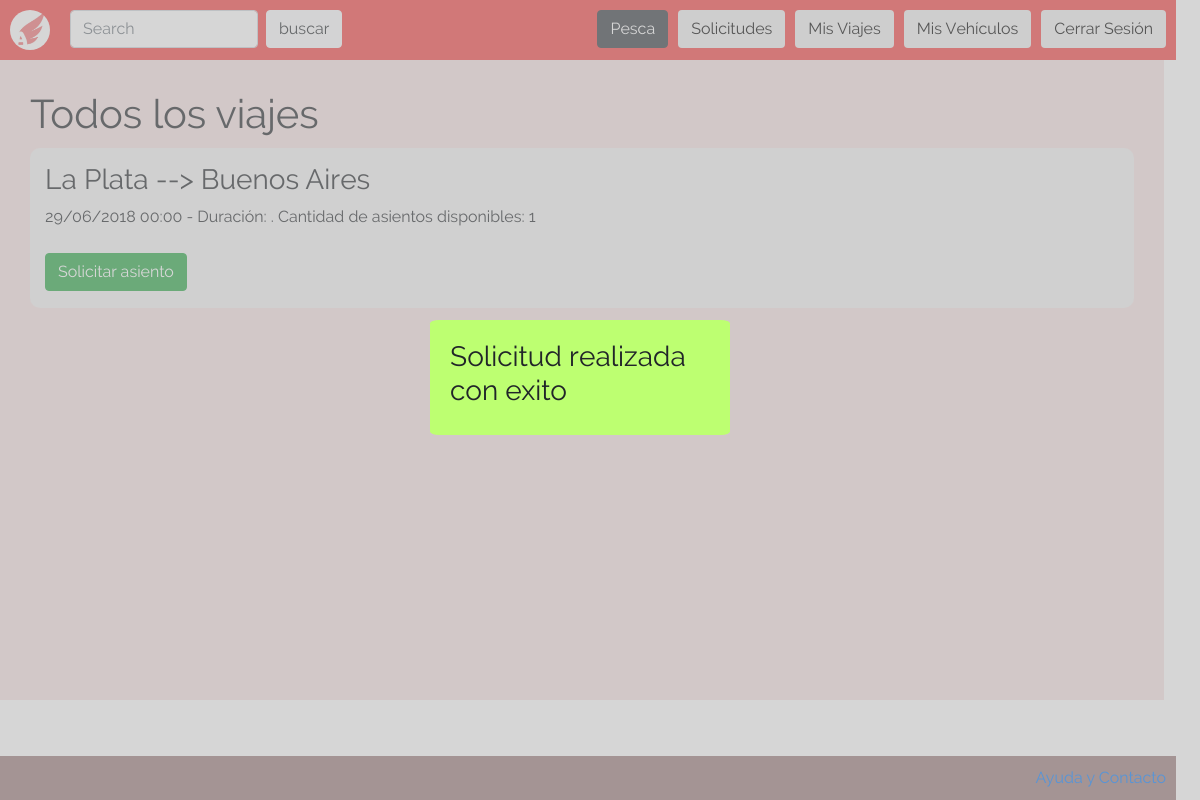
Page /vistas/listar_todos_los_viajes.php?sol_success (signed in) on the earlier database version.
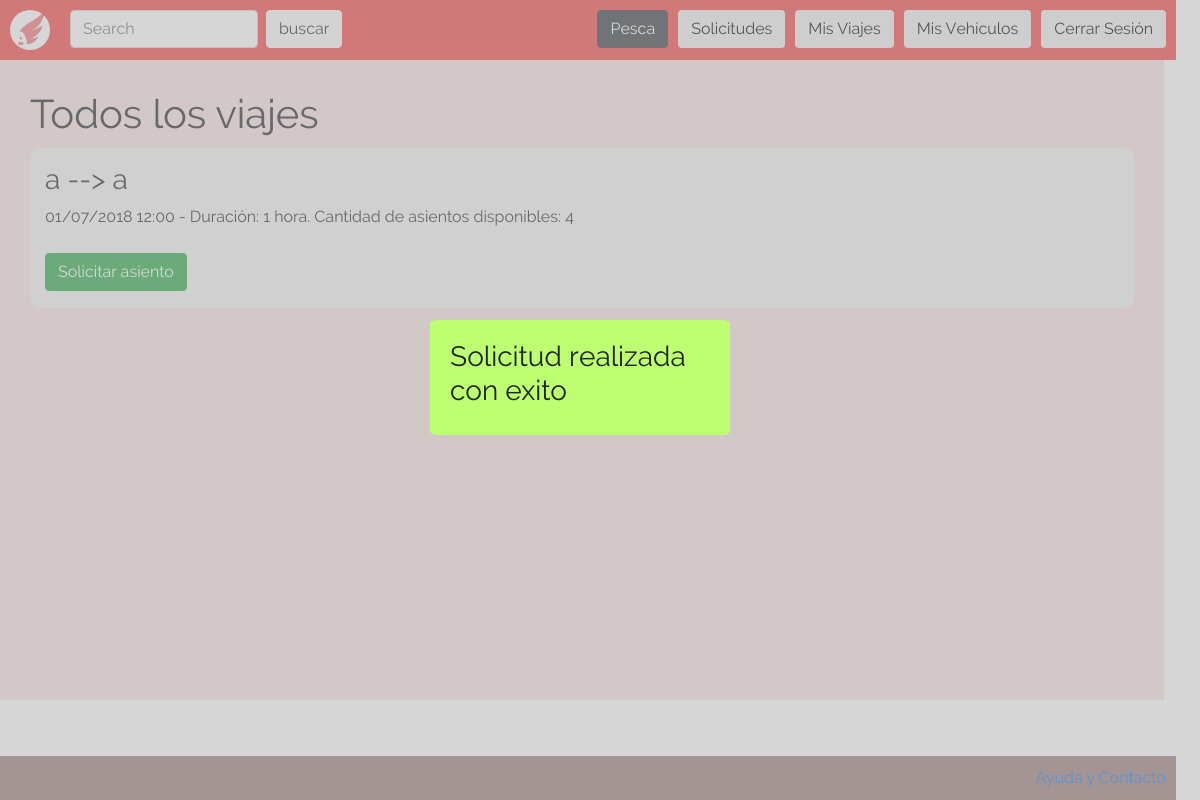
Same page on the later database version.
### tables this page shows
CREATE TABLE `viajes` (
  `id_viaje` int(11) NOT NULL,
  `id_usuario` int(11) NOT NULL,
  `patente` varchar(10) NOT NULL,
  `origen` text NOT NULL,
  `destino` text NOT NULL,
  `duracion` decimal(10,5) NOT NULL,
  `fecha_hora` datetime NOT NULL,
  `descripcion` text NOT NULL,
  `tipo` text NOT NULL,
  `costo` decimal(10,5) NOT NULL,
  `tarjeta` bigint(20) NOT NULL
);

CREATE TABLE `vehiculo` (
  `patente` varchar(10) NOT NULL,
  `id_usuario` int(11) NOT NULL,
  `marca` text NOT NULL,
  `modelo` text NOT NULL,
  `asientos` int(11) NOT NULL
);

### vistas/listar_todos_los_viajes.php (the view, shortened to what this page needs)
<!DOCTYPE html>
<html>
  <head>
    <link href="/css/bootstrap.css" rel="stylesheet" type="text/css" >
    <link href="/css/index.css" rel="stylesheet" type="text/css">
    <link href="/css/listar_vehiculos.css" rel="stylesheet" type="text/css">
  </head>
  <body>
    <?php
      include("../php/abrir_conexion.php");
      include("../php/utils.php");
      include("header.php");
    ?>
    <div id="body">
      <h1>Todos los viajes</h1>
      <?php
        $sql = "SELECT * FROM viajes WHERE id_usuario !=".$_SESSION["user_id"];
        $result = mysqli_query($conn, $sql);
        if($result){
          if($trip = mysqli_fetch_assoc($result)){
            while($trip){
      ?>
      <div class="vehicle">
        <div class="vehicle-info">
          <h3><?= $trip["origen"] ?> --> <?= $trip["destino"] ?></h3>
          <?= date("d/m/Y H:i", strtotime($trip["fecha_hora"])); ?> - Duración:
          <?php
            echo printTime($trip["duracion"]).".";
          ?>
          Cantidad de asientos disponibles: <?= availableSeats($conn, $trip["id_viaje"]) ?>
	        <br>
          <br>
	        <form class="" action="/php/verificar_disponibilidad.php" method="post">
            <button class="btn btn-success" name="">Solicitar asiento</button>
          </form>
        </div>
      </div>
      <?php
              $trip = mysqli_fetch_assoc($result);
            }
          } else {
            echo "<h2>No hay ningun viaje registrado!</h2><br>";
          }
        } else {
          echo "Hubo un error al conectarse con la base de datos. <br> Por favor, intentelo nuevamente mas tarde.";
        }
      ?>
    </div>
    <?php
      include("footer.php");
    ?>
  </body>
</html>

### php/utils.php (shortened to what this page needs)
<?php
  function printTime($time){
    $hours = floor($time);
    if($hours > 0){
      echo $hours.(($hours>=2)?" horas":" hora");
    }
  }
  function availableSeats($conn, $trip_id){
    $query = "SELECT * FROM viajes WHERE id_viaje='$trip_id'";
    $result = mysqli_query($conn, $query);
    $trip = mysqli_fetch_assoc($result);
    $query = "SELECT * FROM vehiculo WHERE patente='".$trip["patente"]."'";
    $result = mysqli_query($conn, $query);
    $vehicle = mysqli_fetch_assoc($result);
    $total_seats = $vehicle["asientos"];
    $query = "SELECT * FROM solicitud WHERE id_viaje='".$trip["id_viaje"]."' AND estado=".ACCEPTED;
    $result = mysqli_query($conn, $query);
    return $total_seats - mysqli_num_rows($result);
  }
?>

Differences in the rows shown:
removed viajes: origen "La Plata", destino "Buenos Aires", fecha_hora "29/06/2018 00:00", id_viaje "1"
added viajes: origen "a", destino "a", fecha_hora "01/07/2018 12:00", duracion "1", id_viaje.asientos "4"
